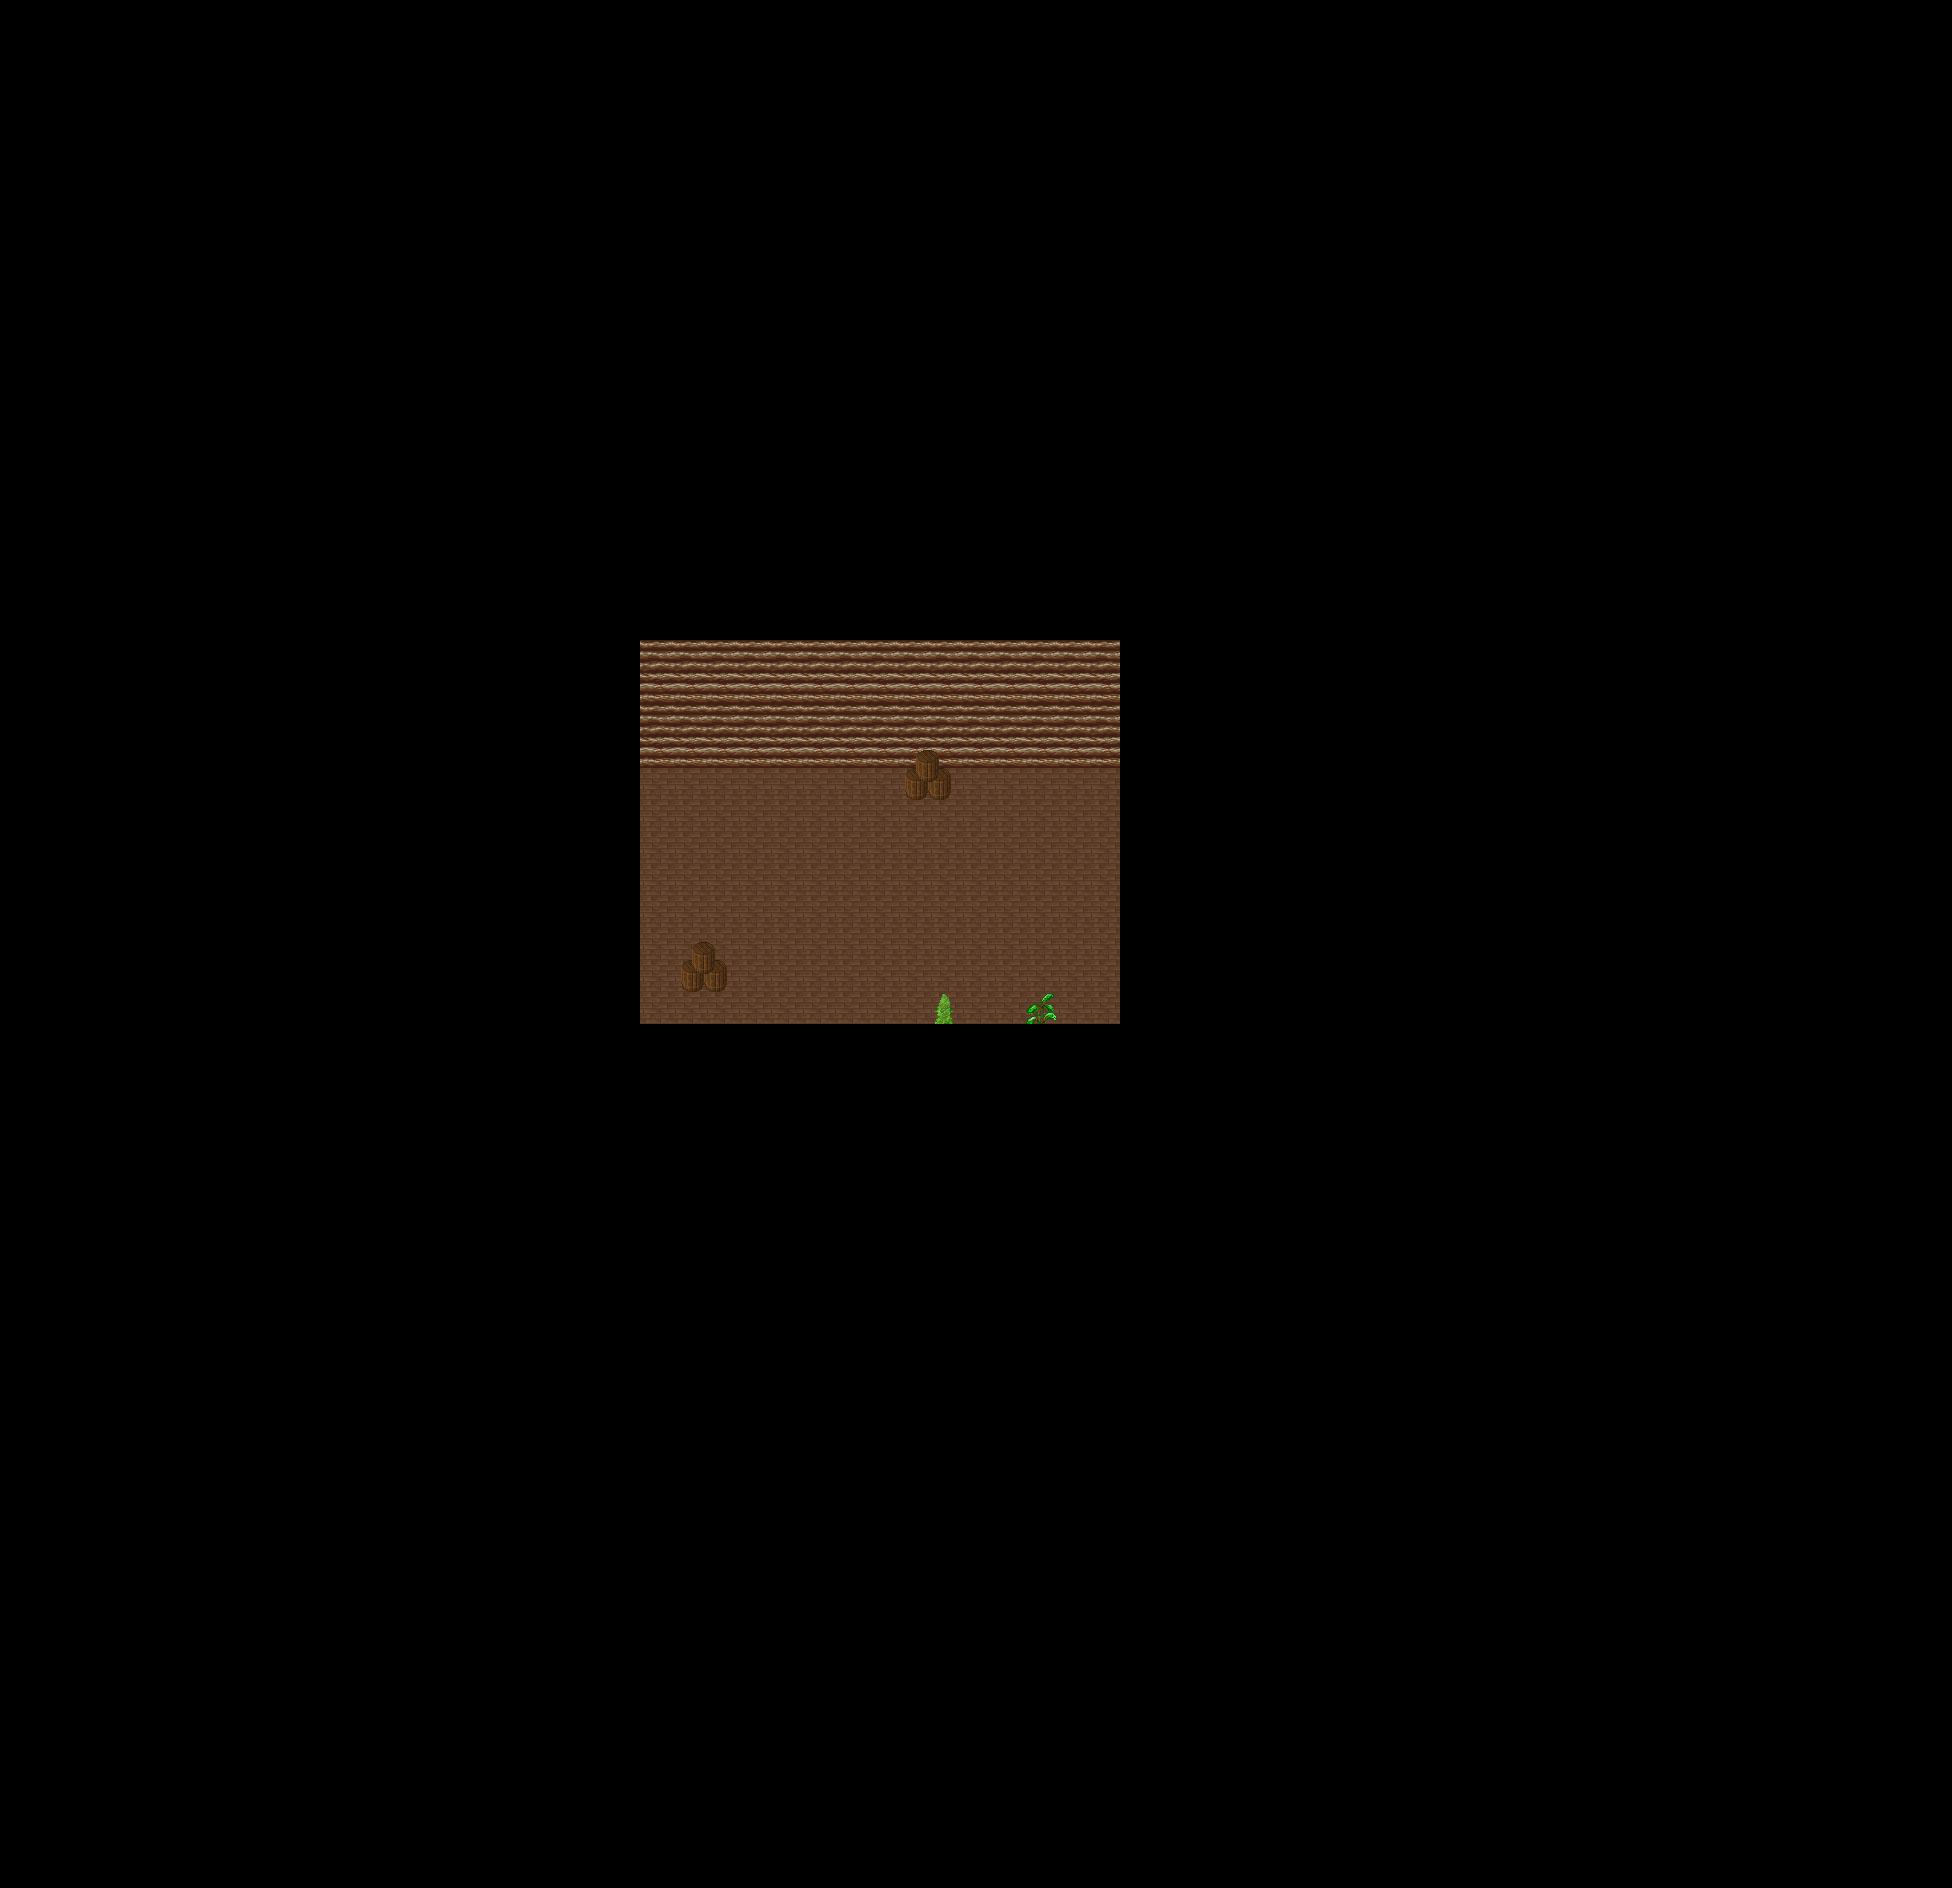

Tiled map render using the project's own tile images. Description and the map definition, with tile-layer contents summarised, below:
An orthogonal 61x59 tile map with 32x32 px tiles, 5 tile layers (Ground1, Ground2, Fringe, Over1, ...), 2 hidden layers not drawn, 12 tilesets and 3 objects (2x fixme, warp).

<map version="1.8" tiledversion="1.8.0" orientation="orthogonal" renderorder="right-down" width="61" height="59" tilewidth="32" tileheight="32" infinite="0" nextlayerid="12" nextobjectid="41">
 <properties>
  <property name="background0image" value="graphics/images/spit23loginwallpaper_800x600.png" />
  <property name="author" value="TMW2 Team" />
  <property name="license" value="GPL v2+ / CC BY SA 4.0" />
  <property name="manaplus version" value="2" />
  <property name="minimap" value="graphics/minimaps/019-5-3.png" />
  <property name="music" value="icecave.ogg" />
  <property name="name" value="Indoors" />
 </properties>
 <tileset firstgid="1" name="Collision" tilewidth="32" tileheight="32" tilecount="9" columns="3">
  <image source="../graphics/tilesets/collision.png" width="96" height="96" />
 </tileset>
 <tileset firstgid="10" name="inn" tilewidth="32" tileheight="32" tilecount="256" columns="16">
  <image source="../graphics/tilesets/inn.png" width="512" height="512" />
 </tileset>
 <tileset firstgid="266" name="snow_village" tilewidth="32" tileheight="32" tilecount="256" columns="16">
  <image source="../graphics/tilesets/snow_village.png" width="512" height="512" />
 </tileset>
 <tileset firstgid="522" name="inn2" tilewidth="32" tileheight="32" tilecount="256" columns="16">
  <image source="../graphics/tilesets/inn2.png" width="512" height="512" />
 </tileset>
 <tileset firstgid="778" name="woodland_indoor" tilewidth="32" tileheight="32" tilecount="256" columns="16">
  <image source="../graphics/tilesets/woodland_indoor.png" width="512" height="512" />
 </tileset>
 <tileset firstgid="1034" name="inn_x2" tilewidth="32" tileheight="64" tilecount="48" columns="16">
  <image source="../graphics/tilesets/inn_x2.png" width="512" height="192" />
 </tileset>
 <tileset firstgid="1082" name="inn_x3" tilewidth="32" tileheight="96" tilecount="80" columns="16">
  <image source="../graphics/tilesets/inn_x3.png" width="512" height="480" />
 </tileset>
 <tileset firstgid="1162" name="inn_x4" tilewidth="32" tileheight="128" tilecount="16" columns="16">
  <image source="../graphics/tilesets/inn_x4.png" width="512" height="128" />
 </tileset>
 <tileset firstgid="1178" name="christmas" tilewidth="32" tileheight="32" tilecount="304" columns="16">
  <image source="../graphics/tilesets/christmas.png" width="512" height="608" />
 </tileset>
 <tileset firstgid="1482" name="shadow" tilewidth="32" tileheight="32" tilecount="128" columns="8">
  <image source="../graphics/tilesets/evol/shadow.png" width="256" height="512" />
 </tileset>
 <tileset firstgid="1610" name="woodland_indoor_x2" tilewidth="32" tileheight="64" tilecount="48" columns="16">
  <image source="../graphics/tilesets/woodland_indoor_x2.png" width="512" height="192" />
 </tileset>
 <tileset firstgid="1658" name="woodland_indoor_x3" tilewidth="32" tileheight="96" tilecount="48" columns="16">
  <image source="../graphics/tilesets/woodland_indoor_x3.png" width="512" height="288" />
 </tileset>
 <layer id="1" name="Ground1" width="61" height="59">
  <data>[3599 cells, 3599 non-empty, 4 distinct tile ids]</data>
 </layer>
 <layer id="2" name="Ground2" width="61" height="59">
  <data>[3599 cells, 0 non-empty, 0 distinct tile ids]</data>
 </layer>
 <layer id="4" name="Fringe" width="61" height="59">
  <data>[3599 cells, 6 non-empty, 4 distinct tile ids]</data>
 </layer>
 <layer id="5" name="Over1" width="61" height="59">
  <data>[3599 cells, 15 non-empty, 1 distinct tile ids]</data>
 </layer>
 <layer id="6" name="Over2" width="61" height="59">
  <data>[3599 cells, 0 non-empty, 0 distinct tile ids]</data>
 </layer>
 <layer id="9" name="Collision" width="61" height="59" visible="0">
  <data>[3599 cells, 3468 non-empty, 1 distinct tile ids]</data>
 </layer>
 <layer id="10" name="Heights" width="61" height="59" visible="0">
  <data>[3599 cells, 0 non-empty, 0 distinct tile ids]</data>
 </layer>
 <objectgroup id="11" name="Objects">
  <object id="36" name="Margin" type="fixme" x="1312" y="1248" width="640" height="640" />
  <object id="39" name="Margin" type="fixme" x="0" y="0" width="640" height="640" />
  <object id="40" name="Leave" type="warp" x="960" y="1056" width="64" height="32">
   <properties>
    <property name="dest_map" value="019-5" />
    <property name="dest_x" value="128" />
    <property name="dest_y" value="40" />
   </properties>
  </object>
 </objectgroup>
</map>
